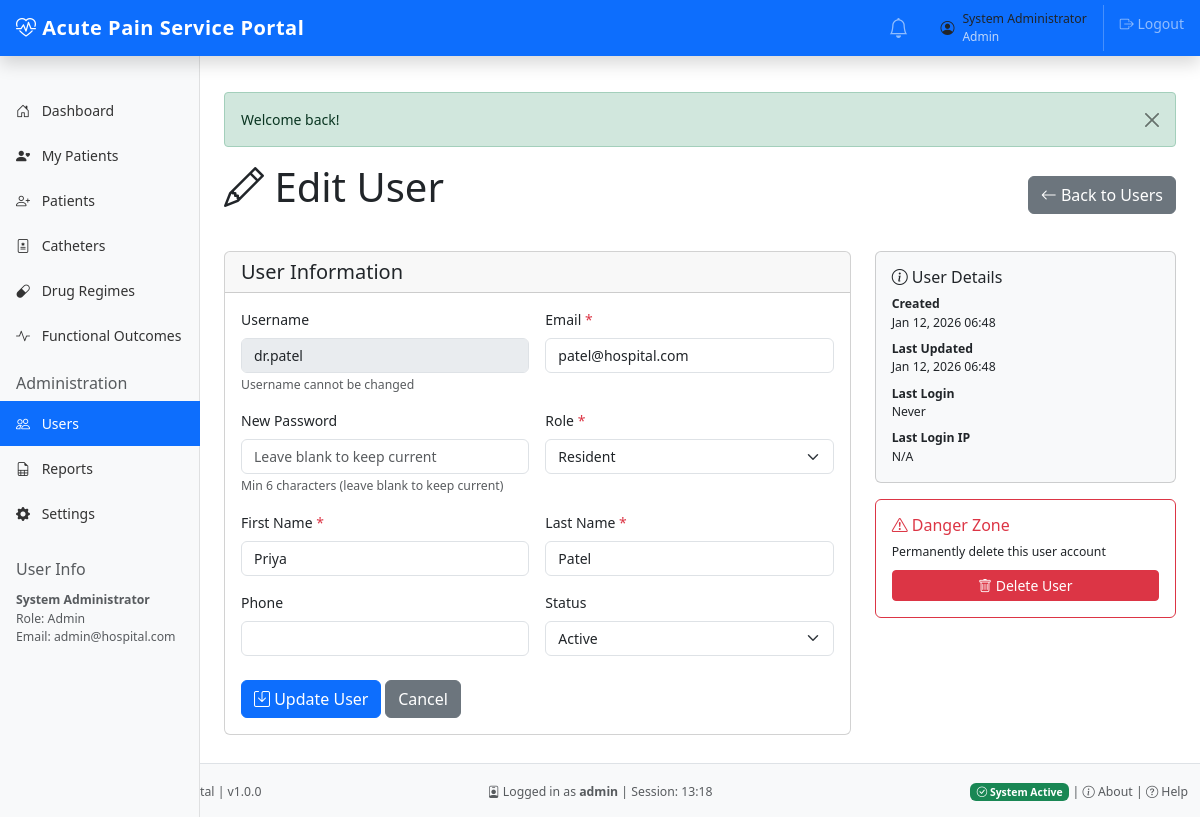
The app's page /users/edit/3 (signed in) with its own data.
### tables this page shows
CREATE TABLE IF NOT EXISTS users (
    id INT UNSIGNED AUTO_INCREMENT PRIMARY KEY,
    
     
    username VARCHAR(50) NOT NULL UNIQUE,
    email VARCHAR(100) NOT NULL UNIQUE,
    password_hash VARCHAR(255) NOT NULL,
    
     
    first_name VARCHAR(100) NOT NULL,
    last_name VARCHAR(100) NOT NULL,
    phone VARCHAR(20) NULL,
    
     
    role ENUM('attending', 'resident', 'nurse', 'admin') NOT NULL,
    status ENUM('active', 'inactive', 'suspended') DEFAULT 'active',
    
     
    remember_token VARCHAR(255) NULL,
    remember_token_expires DATETIME NULL,
    
     
    password_reset_token VARCHAR(255) NULL,
    password_reset_expires DATETIME NULL,
    
     
    last_login_at DATETIME NULL,
    last_login_ip VARCHAR(45) NULL,
    session_timeout INT DEFAULT 3600 COMMENT 'seconds',
    
     
    deleted_at DATETIME NULL,
    
     
    created_at DATETIME DEFAULT CURRENT_TIMESTAMP,
    updated_at DATETIME DEFAULT CURRENT_TIMESTAMP ON UPDATE CURRENT_TIMESTAMP,
    created_by INT UNSIGNED NULL,
    updated_by INT UNSIGNED NULL,
    
     
    INDEX idx_role (role),
    INDEX idx_status (status),
    INDEX idx_deleted (deleted_at),
    INDEX idx_remember_token (remember_token),
    INDEX idx_reset_token (password_reset_token),
    
     
    FOREIGN KEY (created_by) REFERENCES users(id) ON DELETE SET NULL,
    FOREIGN KEY (updated_by) REFERENCES users(id) ON DELETE SET NULL
    
);

### src/Controllers/UserController.php (called while the page is built, shortened)
<?php
class UserController extends BaseController {
    protected $userModel;
    public function __construct() {
        $this->userModel = new User();
    }
    public function edit($id) {
        $user = $this->userModel->find($id);
        $this->view('users/edit', ['user' => $user]);
    }
}

### config/config.php (called while the page is built, shortened)
<?php
require_once __DIR__ . '/database.php';
spl_autoload_register(function ($class) {
    $file = SRC_PATH . '/' . str_replace('\\', '/', $class) . '.php';
    if (file_exists($file)) {
        return true;
    }
    return false;
});
require_once SRC_PATH . '/Helpers/functions.php';

### config/database.php (called while the page is built, shortened)
<?php
class Database {
    private static $instance = null;
    private function __construct() {
        try {
            $dsn = sprintf(
                "mysql:host=%s;port=%s;dbname=%s;charset=%s",
                DB_HOST,
                DB_PORT,
                DB_NAME,
                DB_CHARSET
            );
            $options = [
                PDO::ATTR_ERRMODE => PDO::ERRMODE_EXCEPTION,
                PDO::ATTR_DEFAULT_FETCH_MODE => PDO::FETCH_ASSOC,
                PDO::ATTR_EMULATE_PREPARES => false,
                PDO::MYSQL_ATTR_INIT_COMMAND => "SET NAMES " . DB_CHARSET
            ];
            $this->connection = new PDO($dsn, DB_USER, DB_PASS, $options);
        } catch (PDOException $e) {
            error_log("Database connection failed: " . $e->getMessage());
            if (defined('APP_ENV') && APP_ENV === 'development') {
                die("<h1>Database Connection Failed</h1><p>" . $e->getMessage() . "</p><p>Please ensure MySQL is running and database exists.</p>");
            } else {
                die("<h1>Service Unavailable</h1><p>Please contact your system administrator.</p>");
            }
        }
    }
    public static function getInstance() {
        if (self::$instance === null) {
            self::$instance = new self();
        }
        return self::$instance->connection;
    }
}

### src/Models/BaseModel.php (called while the page is built, shortened)
<?php
abstract class BaseModel {
    protected $db;
    protected $table;
    protected $primaryKey = 'id';
    public function __construct() {
        $this->db = \Database::getInstance();
    }
    public function find($id) {
        $stmt = $this->db->prepare("SELECT * FROM {$this->table} WHERE {$this->primaryKey} = ? AND deleted_at IS NULL");
        $stmt->execute([$id]);
        return $stmt->fetch();
    }
}

### src/Helpers/functions.php (called while the page is built, shortened)
<?php
function e($string) {
    return htmlspecialchars($string ?? '', ENT_QUOTES, 'UTF-8');
}
function currentUser() {
    return [
        'id' => Helpers\Session::get('user_id'),
        'username' => Helpers\Session::get('username'),
        'email' => Helpers\Session::get('email'),
        'role' => Helpers\Session::get('role'),
        'first_name' => Helpers\Session::get('first_name'),
        'last_name' => Helpers\Session::get('last_name'),
    ];
}

### src/Helpers/Session.php (called while the page is built, shortened)
<?php
class Session {
    public static function get($key, $default = null) {
        return $_SESSION[$key] ?? $default;
    }
}

### src/Views/users/edit.php (the view, shortened to what this page needs)
<div class="d-flex justify-content-between align-items-center mb-4">
    <h1><i class="bi bi-pencil"></i> Edit User</h1>
    <a href="<?= BASE_URL ?>/users" class="btn btn-secondary">
        <i class="bi bi-arrow-left"></i> Back to Users
    </a>
</div>
<div class="row">
    <div class="col-md-8">
        <div class="card">
            <div class="card-header">
                <h5 class="mb-0">User Information</h5>
            </div>
            <div class="card-body">
                <form method="POST" action="<?= BASE_URL ?>/users/update/<?= $user['id'] ?>">
                    <div class="row g-3">
                        <div class="col-md-6">
                            <label for="username" class="form-label">Username</label>
                            <input type="text" class="form-control" id="username" value="<?= e($user['username']) ?>" disabled>
                            <small class="text-muted">Username cannot be changed</small>
                        </div>
                        <div class="col-md-6">
                            <label for="email" class="form-label">Email <span class="text-danger">*</span></label>
                            <input type="email" class="form-control" id="email" name="email" value="<?= e($user['email']) ?>" required>
                        </div>
                        <div class="col-md-6">
                            <label for="password" class="form-label">New Password</label>
                            <input type="password" class="form-control" id="password" name="password" placeholder="Leave blank to keep current">
                            <small class="text-muted">Min 6 characters (leave blank to keep current)</small>
                        </div>
                        <div class="col-md-6">
                            <label for="role" class="form-label">Role <span class="text-danger">*</span></label>
                            <select class="form-select" id="role" name="role" required>
                                <option value="resident" <?= $user['role'] === 'resident' ? 'selected' : '' ?>>Resident</option>
                            </select>
                        </div>
                        <div class="col-md-6">
                            <label for="first_name" class="form-label">First Name <span class="text-danger">*</span></label>
                            <input type="text" class="form-control" id="first_name" name="first_name" value="<?= e($user['first_name']) ?>" required>
                        </div>
                        <div class="col-md-6">
                            <label for="last_name" class="form-label">Last Name <span class="text-danger">*</span></label>
                            <input type="text" class="form-control" id="last_name" name="last_name" value="<?= e($user['last_name']) ?>" required>
                        </div>
                        <div class="col-md-6">
                            <label for="phone" class="form-label">Phone</label>
                            <input type="tel" class="form-control" id="phone" name="phone" value="<?= e($user['phone'] ?? '') ?>">
                        </div>
                        <div class="col-md-6">
                            <label for="status" class="form-label">Status</label>
                            <select class="form-select" id="status" name="status">
                                <option value="active" <?= $user['status'] === 'active' ? 'selected' : '' ?>>Active</option>
                            </select>
                        </div>
                    </div>
                    <div class="mt-4">
                        <button type="submit" class="btn btn-primary">
                            <i class="bi bi-save"></i> Update User
                        </button>
                        <a href="<?= BASE_URL ?>/users" class="btn btn-secondary">Cancel</a>
                    </div>
                </form>
            </div>
        </div>
    </div>
    <div class="col-md-4">
        <div class="card bg-light">
            <div class="card-body">
                <h6 class="card-title"><i class="bi bi-info-circle"></i> User Details</h6>
                <dl class="mb-0 small">
                    <dt>Created</dt>
                    <dd><?= date('M d, Y H:i', strtotime($user['created_at'])) ?></dd>
                    <dt>Last Updated</dt>
                    <dd><?= date('M d, Y H:i', strtotime($user['updated_at'])) ?></dd>
                    <dt>Last Login</dt>
                    <dd><?= $user['last_login_at'] ? date('M d, Y H:i', strtotime($user['last_login_at'])) : 'Never' ?></dd>
                    <dt>Last Login IP</dt>
                    <dd class="mb-0"><?= $user['last_login_ip'] ?? 'N/A' ?></dd>
                </dl>
            </div>
        </div>
        <?php if ($user['id'] != currentUser()['id']): ?>
        <div class="card border-danger mt-3">
            <div class="card-body">
                <h6 class="card-title text-danger"><i class="bi bi-exclamation-triangle"></i> Danger Zone</h6>
                <p class="small mb-2">Permanently delete this user account</p>
                <form method="POST" action="<?= BASE_URL ?>/users/delete/<?= $user['id'] ?>" onsubmit="return confirm('Are you absolutely sure? This cannot be undone!');">
                    <button type="submit" class="btn btn-danger btn-sm w-100">
                        <i class="bi bi-trash"></i> Delete User
                    </button>
                </form>
            </div>
        </div>
        <?php endif; ?>
    </div>
</div>

### public/assets/css/main.css (style rules this page uses)
* { -webkit-font-smoothing: antialiased; -moz-osx-font-smoothing: grayscale; }
body { font-size: 14px; overflow-x: hidden; }
.form-label { margin-bottom: 0.5rem; font-weight: 500; }
.form-control, .form-select { font-size: 14px; }
.btn { transition: all 0.2s; }
h1, h2, h3 { margin-bottom: 1rem; }

### records on screen
users: username "dr.patel", email "patel@hospital.com", role "Resident", first_name "Priya", last_name "Patel", status "Active", created_at "Jan 12, 2026 06:48", updated_at "Jan 12, 2026 06:48", last_login_ip "N/A"

### other values on screen
APP_NAME "Acute Pain Service Portal"
$user['first_name'] . ' ' . $user['last_name'] "System Administrator"
$user['role'] "Admin"
currentUser()['first_name'] . ' ' . currentUser()['last_name'] "System Administrator"
currentUser()['role'] "Admin"
currentUser()['email'] "admin@hospital.com"
APP_VERSION "1.0.0"
currentUser()['username'] "admin"
